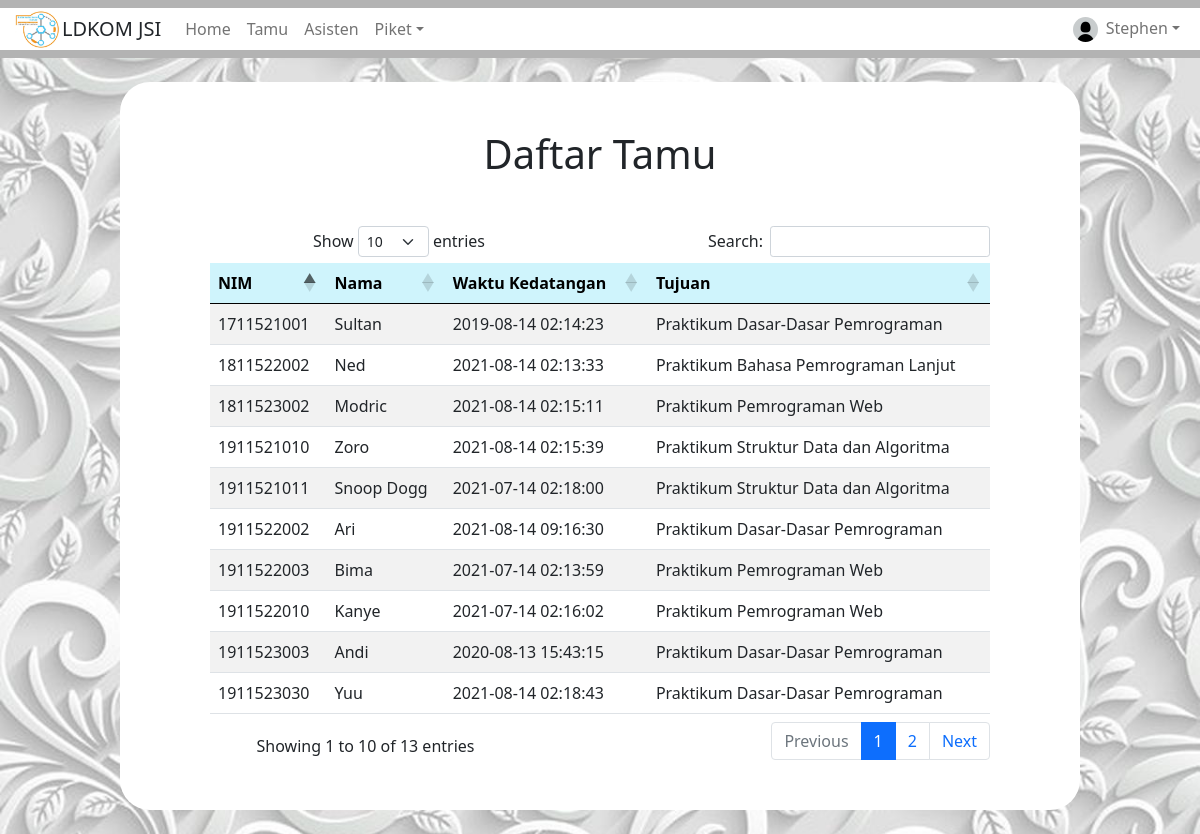
Page /Asisten/tamu.php (signed in) on the committed database.
### tables this page shows
CREATE TABLE `tamu` (
  `id` int(11) NOT NULL,
  `nim` varchar(100) NOT NULL,
  `nama` varchar(100) NOT NULL,
  `waktu_kedatangan` timestamp NOT NULL DEFAULT current_timestamp() ON UPDATE current_timestamp(),
  `tujuan` varchar(100) NOT NULL
);

### Asisten/tamu.php (the view, shortened to what this page needs)
<?php
$koneksi = mysqli_connect("localhost","root","","tb_ldkom");
?>
<!doctype html>
<html lang="en">
<head>
	<link href="https://cdn.jsdelivr.net/npm/bootstrap@5.1.0/dist/css/bootstrap.min.css" rel="stylesheet">
	<link rel="stylesheet" type="text/css" href="https://cdnjs.cloudflare.com/ajax/libs/twitter-bootstrap/5.0.1/css/bootstrap.min.css">
	<link rel="stylesheet" type="text/css" href="https://cdn.datatables.net/1.10.25/css/dataTables.bootstrap5.min.css">
</head>
<body style="background: url(../gambar/bggbr.jpg); background-size: cover; background-repeat: no-repeat;">
	<nav class="navbar navbar-expand-lg navbar-light" style="background-color: #b3b3b3;" aria-label="Eleventh navbar example">
		<div class="container-fluid" style="background-color: white;">
			<div class="collapse navbar-collapse" style="background-color: white;">
				<ul class="navbar-nav me-auto mb-2 mb-lg-0">
					<li class="nav-item">
						<img src="../gambar/logoldkom1.png" style="width: 50px; height: 40px;">
					</li>
					<li class="nav-item">
						<h5 class="mt-2 me-3">LDKOM JSI</h5>
					</li>
					<li class="nav-item">
						<a class="nav-link" href="home_asisten.php">Home</a>
					</li>
					<li class="nav-item">
						<a class="nav-link" href="tamu.php">Tamu</a>
					</li>
					<li class="nav-item">
						<a class="nav-link" href="asisten.php">Asisten</a>
					</li>
					<li class="nav-item dropdown">
						<a class="nav-link dropdown-toggle" href="#" id="dropdown09" data-bs-toggle="dropdown" aria-expanded="false">Piket</a>
					</li>
				</ul>
				<form>
					<ul class="navbar-nav me-auto mb-2 mb-lg-0">
						<li class="nav-item dropdown">
							<a class="nav-link dropdown-toggle" href="#" id="dropdown09" data-bs-toggle="dropdown"  aria-haspopup="true" aria-expanded="false"><img src="../gambar/<?php echo $_SESSION['foto']; ?>" class="me-2" style="width: 25px; height: 25px; border-radius: 30px;"><?php echo $_SESSION['nama']; ?></a>
						</li>
					</ul>
				</form>
			</div>
		</div>
	</nav>
	<div class="container" style="background-color: white;	 border-radius: 30px; width: 80%;">
		<div class="row py-5 mt-4 align-items-center">
			<center>
				<h1 class="mb-5">Daftar Tamu</h1>
				<div class="col-md-5 col-lg-10 ml-auto">
					<!-- <form class="row g-2" action="tamu.php" method="post">
						<div class="col-md-6">
							<div class="form-floating">
								<select class="form-select" id="floatingSelect" aria-label="Floating label select example" name="bulan">
									<option value="" selected>-----</option>
									<?php
									$bulan = ['Januari','Februari','Maret','April','Mei','Juni','Juli','Agustus','September','Oktober','November','Desember'];
									$b = '01';
									foreach ($bulan as $bul) {
										?>
										<option value="<?php echo $b ?>"><?php echo $bul; ?></option>
										<?php
										$b++;
									}
									?>
								</select>
								<label for="floatingSelect">Bulan</label>
							</div>
						</div>
						<div class="col-md-6">
							<div class="form-floating">
								<select class="form-select" id="floatingSelect" aria-label="Floating label select example" name="tahun">
									<option value="" selected>-----</option>
									<?php
									$tahun = ['2019','2020','2021'];
									foreach ($tahun as $tah) {
										?>
										<option value="<?php echo $tah ?>"><?php echo $tah; ?></option>
										<?php
									}
									?>
								</select>
								<label for="floatingSelect">Tahun</label>
							</div>
						</div>
						<div class="col-md-12 mb-5">
							<button type="Submit" name="lihat" class="btn btn-primary btn-block">
								<span class="font-weight-bold">Lihat</span>
							</button>
						</div>
					</form> -->
					<table class="table table-striped table-hover" id="example">
						<thead>
							<tr class="table-info">
								<th>NIM</th>
								<th>Nama</th>
								<th>Waktu Kedatangan</th>
								<th>Tujuan</th>
							</tr>
						</thead>
						<tbody>
							<?php
							if (isset($_POST['lihat'])) {
								if (empty($_POST['bulan']) || empty($_POST['tahun'])) {
									$query = mysqli_query($koneksi, "select * from tamu order by waktu_kedatangan desc");
								}else{
									$bulann = $_POST['bulan'];
									$tahunn = $_POST['tahun'];
									$query = mysqli_query($koneksi, "select * from tamu where month(waktu_kedatangan)='$bulann' and year(waktu_kedatangan)='$tahunn' order by waktu_kedatangan desc");
								}
							}else{
								$query = mysqli_query($koneksi, "select * from tamu order by waktu_kedatangan desc");
							}
							while ($tampil = mysqli_fetch_array($query)) {
								?>
								<tr>
									<td><?php echo $tampil['nim']; ?></td>
									<td><?php echo $tampil['nama']; ?></td>
									<td><?php echo $tampil['waktu_kedatangan']; ?></td>
									<td><?php echo $tampil['tujuan']; ?></td>
								</tr>
								<?php
							}
							?>
						</tbody>
					</table>
				</div>
			</center>
		</div>
	</div>
	<br>
</body>
</html>

### rows in the picture
tamu: nim "1911522002", nama "Ari", waktu_kedatangan "2021-08-14 09:16:30", tujuan "Praktikum Dasar-Dasar Pemrograman"
tamu: nim "1911523030", nama "Yuu", waktu_kedatangan "2021-08-14 02:18:43", tujuan "Praktikum Dasar-Dasar Pemrograman"
tamu: nim "1911521010", nama "Zoro", waktu_kedatangan "2021-08-14 02:15:39", tujuan "Praktikum Struktur Data dan Algoritma"
tamu: nim "1811523002", nama "Modric", waktu_kedatangan "2021-08-14 02:15:11", tujuan "Praktikum Pemrograman Web"
tamu: nim "1811522002", nama "Ned", waktu_kedatangan "2021-08-14 02:13:33", tujuan "Praktikum Bahasa Pemrograman Lanjut"
tamu: nim "1911521011", nama "Snoop Dogg", waktu_kedatangan "2021-07-14 02:18:00", tujuan "Praktikum Struktur Data dan Algoritma"
tamu: nim "1911522010", nama "Kanye", waktu_kedatangan "2021-07-14 02:16:02", tujuan "Praktikum Pemrograman Web"
tamu: nim "1911522003", nama "Bima", waktu_kedatangan "2021-07-14 02:13:59", tujuan "Praktikum Pemrograman Web"
tamu: nim "1911523003", nama "Andi", waktu_kedatangan "2020-08-13 15:43:15", tujuan "Praktikum Dasar-Dasar Pemrograman"
tamu: nim "1711521001", nama "Sultan", waktu_kedatangan "2019-08-14 02:14:23", tujuan "Praktikum Dasar-Dasar Pemrograman"

### other values in the picture
$_SESSION['nama'] "Stephen"
